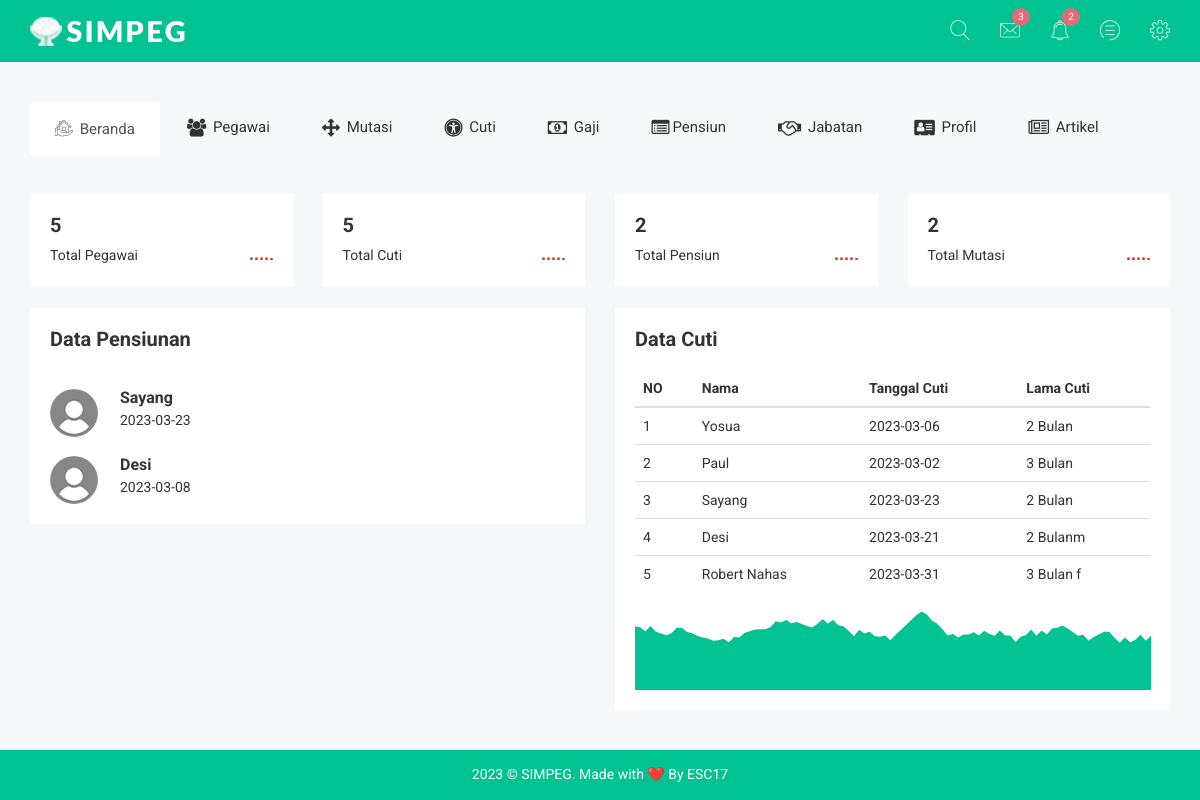
The page /admin/index.php (signed in) on the database its author committed.
### tables this page shows
CREATE TABLE `pensiun` (
  `id_pensiun` int(10) NOT NULL,
  `id_pegawai` int(10) NOT NULL,
  `tgl_pensiun` date NOT NULL
);

CREATE TABLE `pegawai` (
  `id_pegawai` int(10) NOT NULL,
  `nama` varchar(50) NOT NULL,
  `tempat_lahir` varchar(50) NOT NULL,
  `tgl_lahir` date NOT NULL,
  `jk` varchar(20) NOT NULL,
  `id_jabatan` int(10) NOT NULL,
  `pend_terakhir` varchar(50) NOT NULL,
  `status` varchar(50) NOT NULL
);

CREATE TABLE `cuti` (
  `id_cuti` int(10) NOT NULL,
  `id_pegawai` int(10) NOT NULL,
  `tanggal_cuti` date NOT NULL,
  `lama_cuti` varchar(50) NOT NULL
);

### admin/index.php (the view, shortened to what this page needs)
<?php include 'header.php' ?>
<?php $p = mysqli_query($con, "SELECT * FROM pegawai");
$pj = mysqli_num_rows($p);
$c = mysqli_query($con, "SELECT * FROM cuti join pegawai on pegawai.id_pegawai=cuti.id_pegawai");
$cj = mysqli_num_rows($c);
$k = mysqli_query($con, "SELECT * FROM pensiun join pegawai on pegawai.id_pegawai=pensiun.id_pegawai");
$kj = mysqli_num_rows($k);
$m = mysqli_query($con, "SELECT * FROM mutasi join pegawai on pegawai.id_pegawai=mutasi.id_pegawai");
$mj = mysqli_num_rows($m);
?>
<div class="notika-status-area">
    <div class="container">
        <div class="row">
            <div class="col-lg-3 col-md-6 col-sm-6 col-xs-12">
                <div class="wb-traffic-inner notika-shadow sm-res-mg-t-30 tb-res-mg-t-30">
                    <div class="website-traffic-ctn">
                        <h2><span class="counter"><?php echo $pj; ?></span></h2>
                        <p>Total Pegawai</p>
                    </div>
                    <div class="sparkline-bar-stats1"><?php echo $pj; ?>,<?php echo $pj; ?>,<?php echo $pj; ?>,<?php echo $pj; ?>,<?php echo $pj; ?></div>
                </div>
            </div>
            <div class="col-lg-3 col-md-6 col-sm-6 col-xs-12">
                <div class="wb-traffic-inner notika-shadow sm-res-mg-t-30 tb-res-mg-t-30">
                    <div class="website-traffic-ctn">
                        <h2><span class="counter"><?php echo $cj; ?></span></h2>
                        <p>Total Cuti</p>
                    </div>
                    <div class="sparkline-bar-stats2"><?php echo $cj; ?>,<?php echo $cj; ?>,<?php echo $cj; ?>,<?php echo $cj; ?>,<?php echo $cj; ?></div>
                </div>
            </div>
            <div class="col-lg-3 col-md-6 col-sm-6 col-xs-12">
                <div class="wb-traffic-inner notika-shadow sm-res-mg-t-30 tb-res-mg-t-30 dk-res-mg-t-30">
                    <div class="website-traffic-ctn">
                        <h2><span class="counter"><?php echo $kj; ?></span></h2>
                        <p>Total Pensiun</p>
                    </div>
                    <div class="sparkline-bar-stats3"><?php echo $kj; ?>,<?php echo $kj; ?>,<?php echo $kj; ?>,<?php echo $kj; ?>,<?php echo $kj; ?></div>
                </div>
            </div>
            <div class="col-lg-3 col-md-6 col-sm-6 col-xs-12">
                <div class="wb-traffic-inner notika-shadow sm-res-mg-t-30 tb-res-mg-t-30 dk-res-mg-t-30">
                    <div class="website-traffic-ctn">
                        <h2><span class="counter"><?php echo $mj; ?></span></h2>
                        <p>Total Mutasi</p>
                    </div>
                    <div class="sparkline-bar-stats4"><?php echo $mj; ?>,<?php echo $mj; ?>,<?php echo $mj; ?>,<?php echo $mj; ?>,<?php echo $mj; ?></div>
                </div>
            </div>
        </div>
    </div>
</div>
<br>
<div class="notika-email-post-area">
    <div class="container">
        <div class="row">
            <div class="col-lg-6 col-md-6 col-sm-6 col-xs-12">
                <div class="recent-post-wrapper notika-shadow sm-res-mg-t-30 tb-res-ds-n dk-res-ds">
                    <div class="recent-post-ctn">
                        <div class="recent-post-title">
                            <h2>Data Pensiunan</h2>
                        </div>
                    </div>
                    <div class="recent-post-items">
                        <?php
                        include 'koneksi/koneksi.php';
                        $data = mysqli_query($con, "select * from pensiun join pegawai on pegawai.id_pegawai=pensiun.id_pegawai ORDER BY id_pensiun DESC LIMIT 10");
                        while ($d = mysqli_fetch_array($data)) {
                        ?>
                            <div class="recent-post-signle">
                                <a href="#">
                                    <div class="recent-post-flex rct-pt-mg">
                                        <div class="recent-post-img">
                                            <img src="img/post/1.png" style="width: 80%;" alt="" />
                                        </div>
                                        <div class="recent-post-it-ctn">
                                            <h2><?php echo $d['nama']; ?></h2>
                                            <p>
                                                <?php echo $d['tgl_pensiun']; ?>
                                            </p>
                                        </div>
                                    </div>
                                </a>
                            </div>
                        <?php
                        }
                        ?>
                    </div>
                </div>
            </div>
            <div class="col-lg-6 col-md-6 col-sm-6 col-xs-12">
                <div class="recent-items-wp notika-shadow sm-res-mg-t-30">
                    <div class="rc-it-ltd">
                        <div class="recent-items-ctn">
                            <div class="recent-items-title">
                                <h2>Data Cuti</h2>
                            </div>
                        </div>
                        <div class="recent-items-inn">
                            <table class="table table-inner table-vmiddle">
                                <thead>
                                    <tr>
                                        <th>NO</th>
                                        <th>Nama</th>
                                        <th>Tanggal Cuti</th>
                                        <th>Lama Cuti</th>
                                    </tr>
                                </thead>
                                <tbody>
                                    <?php
                                    include 'koneksi/koneksi.php';
                                    $no = 1;
                                    $data = mysqli_query($con, "select * from cuti join pegawai on pegawai.id_pegawai=cuti.id_pegawai ORDER BY id_cuti DESC LIMIT 10");
                                    while ($d = mysqli_fetch_array($data)) {
                                    ?>
                                        <tr>
                                            <td><?php echo $no++; ?></td>
                                            <td><?php echo $d['nama']; ?></td>
                                            <td><?php echo $d['tanggal_cuti']; ?></td>
                                            <td><?php echo $d['lama_cuti']; ?></td>
                                        </tr>
                                    <?php } ?>
                                </tbody>
                            </table>
                        </div>
                        <div id="recent-items-chart" class="flot-chart-items flot-chart vt-ct-it tb-rc-it-res"></div>
                    </div>
                </div>
            </div>
        </div>
    </div>
    <?php include 'footer.php' ?>

### admin/css/themesaller-forms.css (style rules this page uses)
html, body { border: 0; margin: 0; padding: 0; font-size: 100%; vertical-align: baseline; font: inherit; }
body { margin: 0; padding: 0; background:url(../images/body_bg.jpg) no-repeat center top; }

### admin/css/main.css (style rules this page uses)
html { color: #222; font-size: 1em; line-height: 1.4; }
audio, canvas, iframe, img, svg, video { vertical-align: middle; }

### rows shown on the page
pensiun: id_pegawai.nama "Sayang", tgl_pensiun "2023-03-23"
pensiun: id_pegawai.nama "Desi", tgl_pensiun "2023-03-08"
cuti: id_pegawai.nama "Yosua", tanggal_cuti "2023-03-06", lama_cuti "2 Bulan"
cuti: id_pegawai.nama "Paul", tanggal_cuti "2023-03-02", lama_cuti "3 Bulan"
cuti: id_pegawai.nama "Sayang", tanggal_cuti "2023-03-23", lama_cuti "2 Bulan"
cuti: id_pegawai.nama "Desi", tanggal_cuti "2023-03-21", lama_cuti "2 Bulanm"
cuti: id_pegawai.nama "Robert Nahas", tanggal_cuti "2023-03-31", lama_cuti "3 Bulan f"

### other values the page prints
$pj "5"
$cj "5"
$kj "2"
$mj "2"
